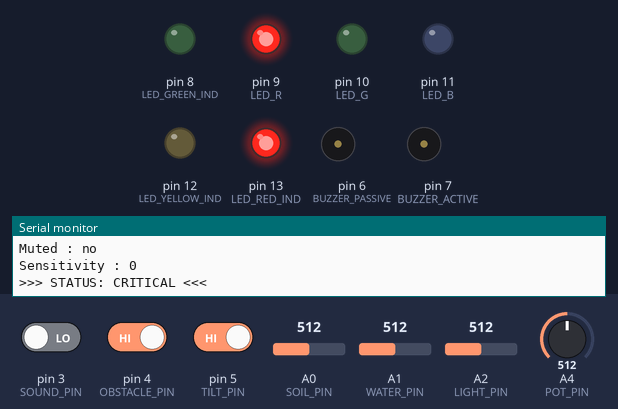
Simulated run of this sketch. Board: Arduino Uno, built with avr-gcc and run on an emulated ATmega328P. Shown: output pins drawn as LEDs (lit = HIGH), buzzer (waves = sounding, pin HIGH), the last lines printed to the serial monitor. The test bench sets the inputs (shaded band); at power-on: pin 5 (TILT_PIN) HIGH, A0 (SOIL_PIN) = 512, A4 (POT_PIN) = 512, A1 (WATER_PIN) = 512, pin 3 (SOUND_PIN) LOW, pin 4 (OBSTACLE_PIN) HIGH, A2 (LIGHT_PIN) = 512.

Above: at 4.0 s.
4.1 s: pin 5 (TILT_PIN) driven LOW
At 5.6 s:
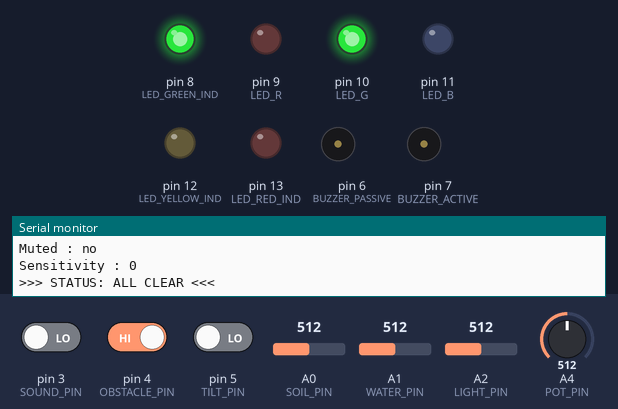
6.0 s: A0 (SOIL_PIN) set to 412
7.9 s: A0 (SOIL_PIN) set to 385
At 9.9 s:
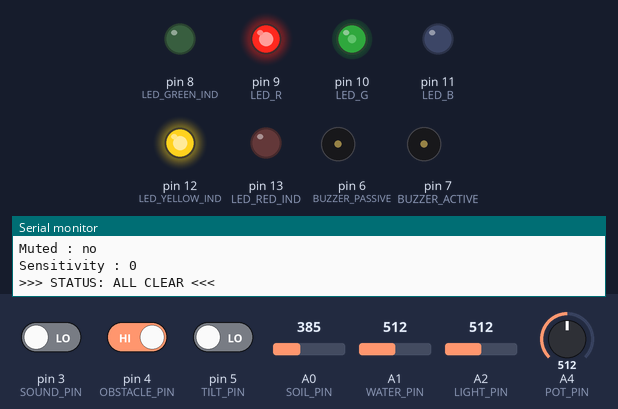
10.3 s: A4 (POT_PIN) set to 457
14.3 s: A4 (POT_PIN) set to 424
At 18.1 s:
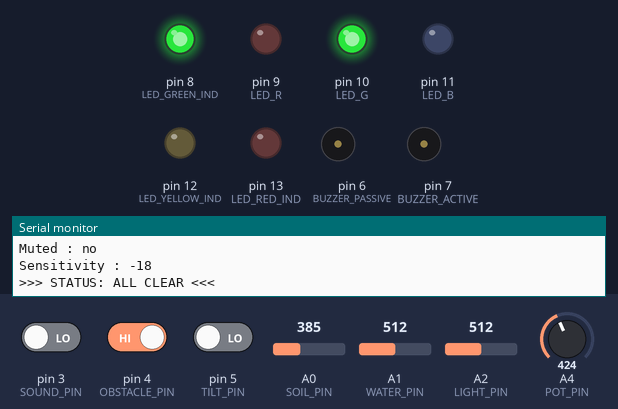
18.4 s: A1 (WATER_PIN) set to 297
20.4 s: A1 (WATER_PIN) set to 267
At 21.63 s:
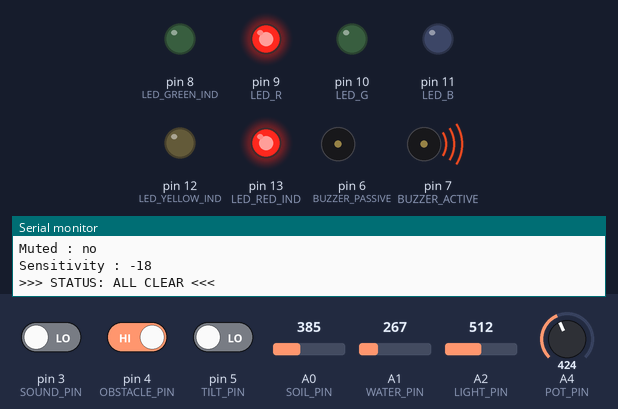
Timing chart, 0 to 26.3 s (numbered marks = the images above; inputs shaded):
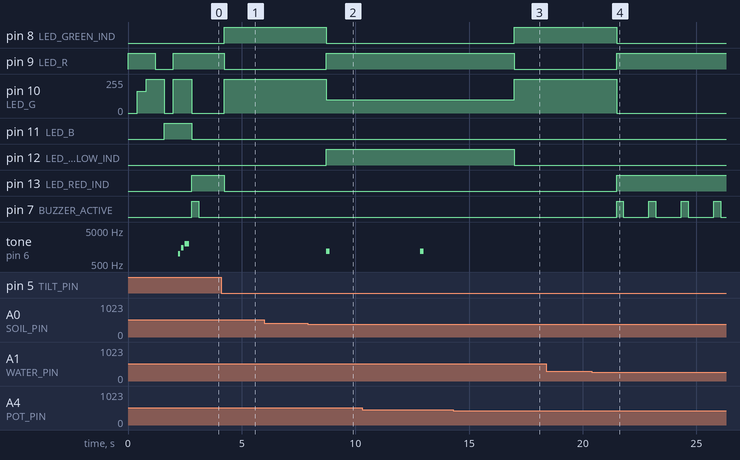

Measured:
- the behaviour switches between 400 and 399 on A0 (SOIL_PIN) (found by bisection; images 1 and 2)
- the behaviour switches between 440 and 439 on A4 (POT_PIN) (found by bisection; images 2 and 3)
- the behaviour switches between 282 and 281 on A1 (WATER_PIN) (found by bisection; images 3 and 4)
- after the input at 4.1 s, pin 8 (LED_GREEN_IND): LOW → HIGH after 0.13 s; pin 9 (LED_R), pin 13 (LED_RED_IND): HIGH → LOW after 0.13 s; pin 10 (LED_G): 0/255 → 255/255 after 0.13 s; pin 7 (BUZZER_ACTIVE): stops changing and stays LOW
- after the input at 7.9 s, pin 8 (LED_GREEN_IND): HIGH → LOW after 0.83 s; pin 9 (LED_R), pin 12 (LED_YELLOW_IND): LOW → HIGH after 0.83 s; pin 10 (LED_G): 255/255 → 100/255 after 0.83 s; tone on pin 6 (BUZZER_PASSIVE): silent → 1200 Hz after 0.83 s, → silent 0.15 s later
- after the input at 14.3 s, pin 8 (LED_GREEN_IND): LOW → HIGH after 2.7 s; pin 9 (LED_R), pin 12 (LED_YELLOW_IND): HIGH → LOW after 2.7 s; pin 10 (LED_G): 100/255 → 255/255 after 2.7 s; tone on pin 6 (BUZZER_PASSIVE): stays silent (without the input it goes to 1200 Hz after 2.7 s)
- after the input at 20.4 s, pin 8 (LED_GREEN_IND): HIGH → LOW after 1.1 s; pin 9 (LED_R), pin 13 (LED_RED_IND): LOW → HIGH after 1.1 s; pin 10 (LED_G): 255/255 → 0/255 after 1.1 s; pin 7 (BUZZER_ACTIVE): alternates HIGH for 0.30 s and LOW for 1.1 s, starting after 1.1 s
- by itself, pin 10 (LED_G): alternates 255/255 for 0.80 s and 0/255 for 0.40 s

The sketch:

eprint_Competition_Project-Smart_Greenhouse_Autoimation_Node.ino
```cpp
// ============================================================
// PIN DEFINITIONS
// ============================================================

// Sensors (top row of Arduino)
#define SOUND_PIN 3 // Sound sensor DO
#define OBSTACLE_PIN 4 // Obstacle sensor OUT
#define TILT_PIN 5 // Tilt switch

// Outputs - Buzzers (top row)
#define BUZZER_PASSIVE 6 // Passive buzzer
#define BUZZER_ACTIVE 7 // Active buzzer

// Outputs - Individual indicator LEDs (top row)
#define LED_GREEN_IND 8 // Green indicator LED
#define LED_YELLOW_IND 12 // Yellow indicator LED
#define LED_RED_IND 13 // Red indicator LED

// Outputs - RGB LED (MUST be on PWM pins 9, 10, 11)
#define LED_R 9 // RGB red leg
#define LED_G 10 // RGB green leg
#define LED_B 11 // RGB blue leg

// Sensors (bottom row of Arduino - analog pins)
#define SOIL_PIN A0 // Soil humidity sensor
#define WATER_PIN A1 // Water level sensor
#define LIGHT_PIN A2 // Photoresistor
#define THERMO_PIN A3 // Thermistor
#define POT_PIN A4 // Potentiometer


// ============================================================
// THRESHOLDS
// ============================================================

#define SOIL_DRY 400 // Below this = soil too dry
#define WATER_LOW 300 // Below this = reservoir nearly empty
#define LIGHT_LOW 150 // Below this = not enough light

// ============================================================
// GLOBALS
// ============================================================

bool systemMuted = false;

// ============================================================
// SETUP
// ============================================================

void setup() {
Serial.begin(9600);

// Input pins
pinMode(SOUND_PIN, INPUT);
pinMode(OBSTACLE_PIN, INPUT);
pinMode(TILT_PIN, INPUT_PULLUP);


// Output pins
pinMode(BUZZER_PASSIVE, OUTPUT);
pinMode(BUZZER_ACTIVE, OUTPUT);
pinMode(LED_R, OUTPUT);
pinMode(LED_G, OUTPUT);
pinMode(LED_B, OUTPUT);
pinMode(LED_GREEN_IND, OUTPUT);
pinMode(LED_YELLOW_IND, OUTPUT);
pinMode(LED_RED_IND, OUTPUT);

bootSequence();
}

// ============================================================
// MAIN LOOP
// ============================================================

void loop() {

// Read potentiometer - adjusts all thresholds up or down
int potVal = analogRead(POT_PIN);
int offset = map(potVal, 0, 1023, -100, 100);

// Read all sensors
int soilVal = analogRead(SOIL_PIN);
int waterVal = analogRead(WATER_PIN);
int lightVal = analogRead(LIGHT_PIN);

bool soundDetected = digitalRead(SOUND_PIN) == HIGH;
bool obstacleDetected = digitalRead(OBSTACLE_PIN) == LOW;
bool tiltDetected = digitalRead(TILT_PIN) == HIGH;


// Determine alert level

// CRITICAL: immediate danger
bool isCritical = (waterVal < WATER_LOW + offset)
|| tiltDetected;

// WARNING: attention needed
bool isWarning = (soilVal < SOIL_DRY + offset)
|| (lightVal < LIGHT_LOW)
|| soundDetected
|| obstacleDetected;

// Trigger outputs based on alert level
if (isCritical) {
setRGB(255, 0, 0);
digitalWrite(LED_RED_IND, HIGH);
digitalWrite(LED_YELLOW_IND, LOW);
digitalWrite(LED_GREEN_IND, LOW);
if (!systemMuted) {
digitalWrite(BUZZER_ACTIVE, HIGH);
delay(300);
digitalWrite(BUZZER_ACTIVE, LOW);
}
}
else if (isWarning) {
setRGB(255, 100, 0);
digitalWrite(LED_RED_IND, LOW);
digitalWrite(LED_YELLOW_IND, HIGH);
digitalWrite(LED_GREEN_IND, LOW);
if (!systemMuted) {
tone(BUZZER_PASSIVE, 1200, 150);
delay(3000);
}
}
else {
setRGB(0, 255, 0);
digitalWrite(LED_RED_IND, LOW);
digitalWrite(LED_YELLOW_IND, LOW);
digitalWrite(LED_GREEN_IND, HIGH);
noTone(BUZZER_PASSIVE);
digitalWrite(BUZZER_ACTIVE, LOW);
}

// Serial monitor output
Serial.println("====== GREENHOUSE STATUS ======");
Serial.print("Soil : "); Serial.println(soilVal);
Serial.print("Water Level : "); Serial.println(waterVal);
Serial.print("Light : "); Serial.println(lightVal);
Serial.print("Sound Alert : "); Serial.println(soundDetected ? "YES" : "no");
Serial.print("Obstacle : "); Serial.println(obstacleDetected ? "YES" : "no");
Serial.print("Tilt Alert : "); Serial.println(tiltDetected ? "YES" : "no");
Serial.print("Muted : "); Serial.println(systemMuted ? "YES" : "no");
Serial.print("Sensitivity : "); Serial.println(offset);

if (isCritical) Serial.println(">>> STATUS: CRITICAL <<<");
else if (isWarning) Serial.println(">>> STATUS: WARNING <<<");
else Serial.println(">>> STATUS: ALL CLEAR <<<");

Serial.println();
delay(1000);
}

// ============================================================
// HELPER FUNCTIONS
// ============================================================

void setRGB(int r, int g, int b) {
analogWrite(LED_R, r);
analogWrite(LED_G, g);
analogWrite(LED_B, b);
}

void bootSequence() {
Serial.println("Smart Greenhouse System - Booting...");

setRGB(255, 0, 0); delay(400);
setRGB(255, 165, 0); delay(400);
setRGB(255, 255, 0); delay(400);
setRGB(0, 255, 0); delay(400);
setRGB(0, 0, 255); delay(400);
setRGB(255, 255, 255); delay(200);

tone(BUZZER_PASSIVE, 1000, 100); delay(150);
tone(BUZZER_PASSIVE, 1500, 100); delay(150);
tone(BUZZER_PASSIVE, 2000, 200); delay(300);
noTone(BUZZER_PASSIVE);

setRGB(0, 255, 0);
Serial.println("System Ready.");
}
```
